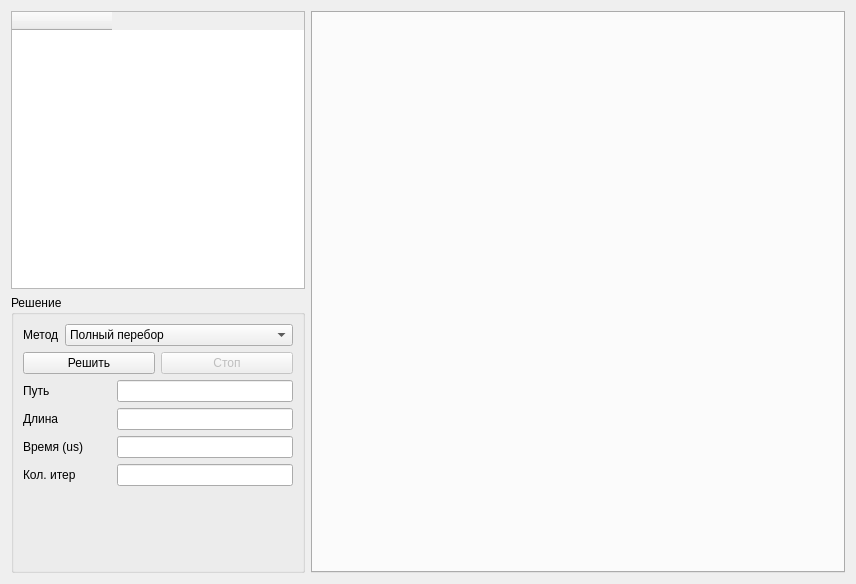
<?xml version="1.0" encoding="UTF-8"?>
<ui version="4.0">
 <class>FormInteractiveMap</class>
 <widget class="QWidget" name="FormInteractiveMap">
  <property name="geometry">
   <rect>
    <x>0</x>
    <y>0</y>
    <width>856</width>
    <height>584</height>
   </rect>
  </property>
  <property name="windowTitle">
   <string>Лабораторная работа</string>
  </property>
  <layout class="QHBoxLayout" name="horizontalLayout" stretch="1,2000">
   <item>
    <layout class="QVBoxLayout" name="verticalLayout" stretch="2,2">
     <item>
      <widget class="QTableWidget" name="tableWidget">
       <property name="sizePolicy">
        <sizepolicy hsizetype="Preferred" vsizetype="Expanding">
         <horstretch>0</horstretch>
         <verstretch>0</verstretch>
        </sizepolicy>
       </property>
       <column>
        <property name="text">
         <string/>
        </property>
       </column>
      </widget>
     </item>
     <item>
      <widget class="QGroupBox" name="groupBox">
       <property name="title">
        <string>Решение</string>
       </property>
       <layout class="QVBoxLayout" name="verticalLayout_2">
        <item>
         <layout class="QHBoxLayout" name="horizontalLayout_6" stretch="1,70">
          <item>
           <widget class="QLabel" name="label_4">
            <property name="text">
             <string>Метод</string>
            </property>
           </widget>
          </item>
          <item>
           <widget class="QComboBox" name="comboBox">
            <item>
             <property name="text">
              <string>Полный перебор</string>
             </property>
            </item>
            <item>
             <property name="text">
              <string>Жадный алгоритм</string>
             </property>
            </item>
            <item>
             <property name="text">
              <string>Динамического программирования</string>
             </property>
            </item>
            <item>
             <property name="text">
              <string>Ветвей и границ</string>
             </property>
            </item>
           </widget>
          </item>
         </layout>
        </item>
        <item>
         <layout class="QHBoxLayout" name="horizontalLayout_5">
          <item>
           <widget class="QPushButton" name="pushButton">
            <property name="text">
             <string>Решить</string>
            </property>
           </widget>
          </item>
          <item>
           <widget class="QPushButton" name="pushButton_2">
            <property name="enabled">
             <bool>false</bool>
            </property>
            <property name="text">
             <string>Стоп</string>
            </property>
           </widget>
          </item>
         </layout>
        </item>
        <item>
         <layout class="QHBoxLayout" name="horizontalLayout_4" stretch="1,2">
          <item>
           <widget class="QLabel" name="label">
            <property name="text">
             <string>Путь</string>
            </property>
           </widget>
          </item>
          <item>
           <widget class="QLineEdit" name="lineEdit">
            <property name="readOnly">
             <bool>true</bool>
            </property>
           </widget>
          </item>
         </layout>
        </item>
        <item>
         <layout class="QHBoxLayout" name="horizontalLayout_3" stretch="1,2">
          <item>
           <widget class="QLabel" name="label_2">
            <property name="text">
             <string>Длина </string>
            </property>
           </widget>
          </item>
          <item>
           <widget class="QLineEdit" name="lineEdit_2">
            <property name="readOnly">
             <bool>true</bool>
            </property>
           </widget>
          </item>
         </layout>
        </item>
        <item>
         <layout class="QHBoxLayout" name="horizontalLayout_2" stretch="1,2">
          <item>
           <widget class="QLabel" name="label_3">
            <property name="text">
             <string>Время (us)</string>
            </property>
           </widget>
          </item>
          <item>
           <widget class="QLineEdit" name="lineEdit_3">
            <property name="readOnly">
             <bool>true</bool>
            </property>
           </widget>
          </item>
         </layout>
        </item>
        <item>
         <layout class="QHBoxLayout" name="horizontalLayout_8" stretch="1,2">
          <item>
           <widget class="QLabel" name="label_6">
            <property name="text">
             <string>Кол. итер</string>
            </property>
           </widget>
          </item>
          <item>
           <widget class="QLineEdit" name="lineEdit_5">
            <property name="readOnly">
             <bool>true</bool>
            </property>
           </widget>
          </item>
         </layout>
        </item>
        <item>
         <spacer name="verticalSpacer">
          <property name="orientation">
           <enum>Qt::Vertical</enum>
          </property>
          <property name="sizeHint" stdset="0">
           <size>
            <width>20</width>
            <height>40</height>
           </size>
          </property>
         </spacer>
        </item>
       </layout>
      </widget>
     </item>
    </layout>
   </item>
   <item>
    <widget class="QTabWidget" name="tabWidget">
     <property name="currentIndex">
      <number>-1</number>
     </property>
    </widget>
   </item>
  </layout>
 </widget>
 <resources/>
 <connections/>
</ui>
